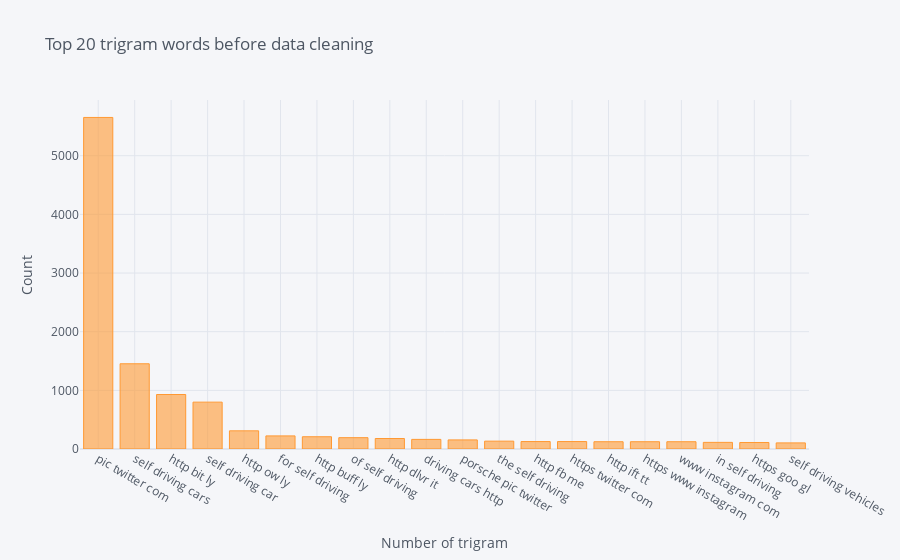

The notebook cell saved with this chart:
### Code cell
# ploting 
df_trigram.iplot(kind='bar',xTitle='Number of trigram', yTitle='Count',
                title='Top 20 trigram words before data cleaning')

### Figure 1 — Plotly figure (JSON) as saved in the notebook; plotly's stock layout.template omitted (floating-point values rounded to 4 significant figures)
{"data": [{"marker": {"color": "rgba(255, 153, 51, 0.6)", "line": {"color": "rgba(255, 153, 51, 1.0)", "width": 1}}, "name": "count", "orientation": "v", "text": "", "type": "bar", "x": ["pic twitter com", "self driving cars", "http bit ly", "self driving car", "http ow ly", "for self driving", "http buff ly", "of self driving", "http dlvr it", "driving cars http", "porsche pic twitter", "the self driving", "http fb me", "https twitter com", "http ift tt", "https www instagram", "www instagram com", "in self driving", "https goo gl", "self driving vehicles"], "y": [5653, 1453, 929, 799, 310, 223, 209, 193, 179, 164, 155, 134, 127, 127, 124, 124, 124, 113, 111, 104]}], "layout": {"legend": {"bgcolor": "#F5F6F9", "font": {"color": "#4D5663"}}, "paper_bgcolor": "#F5F6F9", "plot_bgcolor": "#F5F6F9", "title": {"font": {"color": "#4D5663"}, "text": "Top 20 trigram words before data cleaning"}, "xaxis": {"gridcolor": "#E1E5ED", "showgrid": true, "tickfont": {"color": "#4D5663"}, "title": {"font": {"color": "#4D5663"}, "text": "Number of trigram"}, "zerolinecolor": "#E1E5ED"}, "yaxis": {"gridcolor": "#E1E5ED", "showgrid": true, "tickfont": {"color": "#4D5663"}, "title": {"font": {"color": "#4D5663"}, "text": "Count"}, "zerolinecolor": "#E1E5ED"}}}
